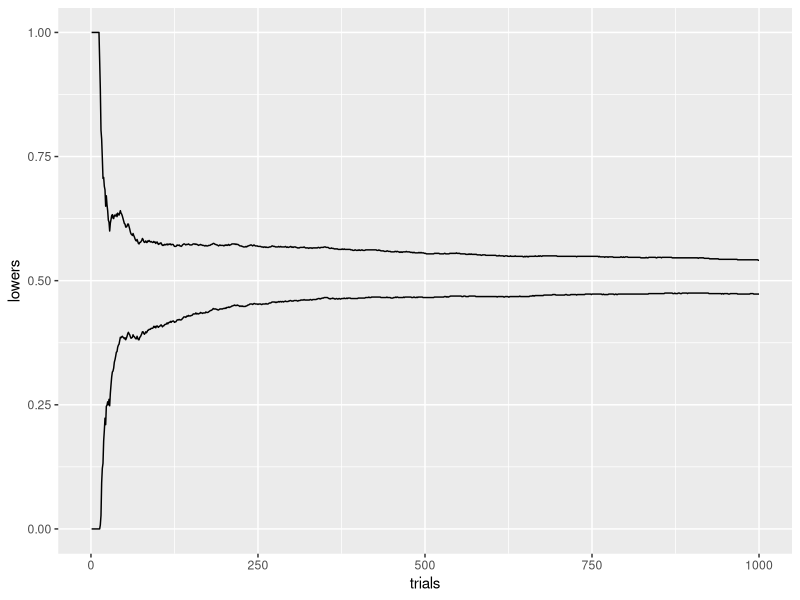
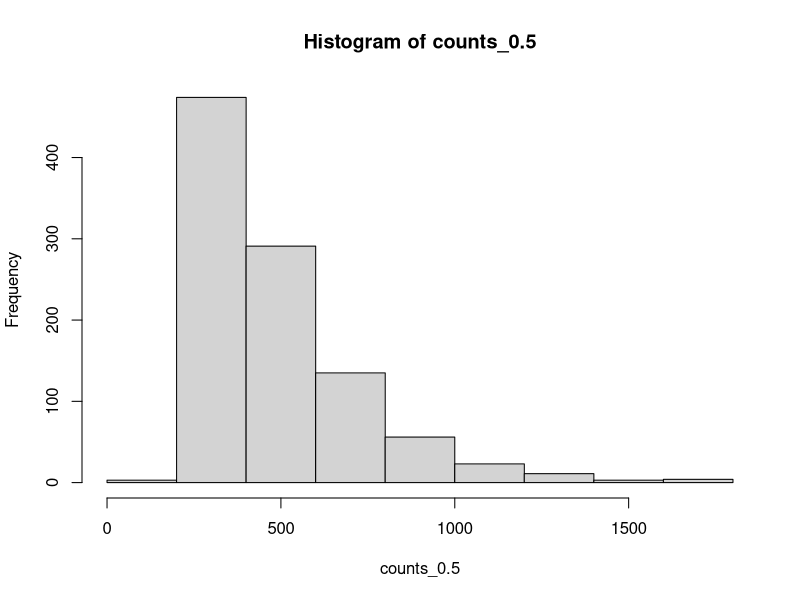
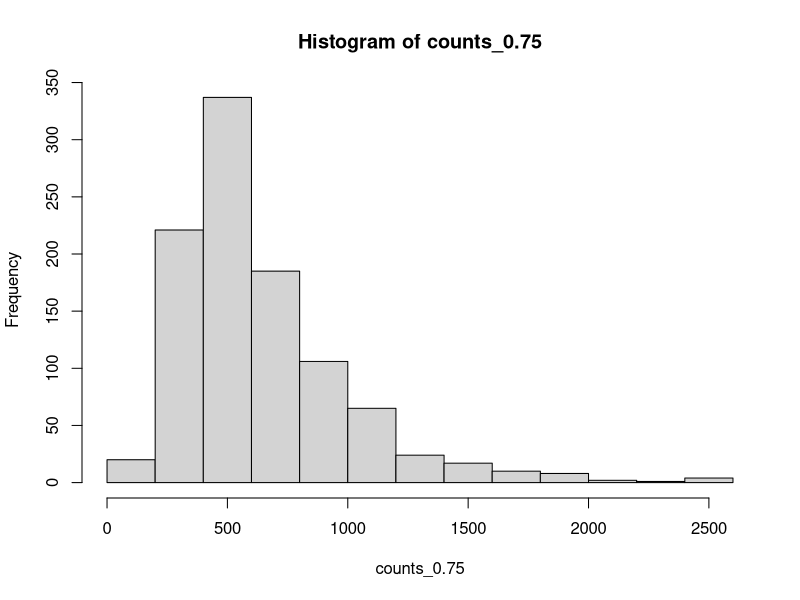
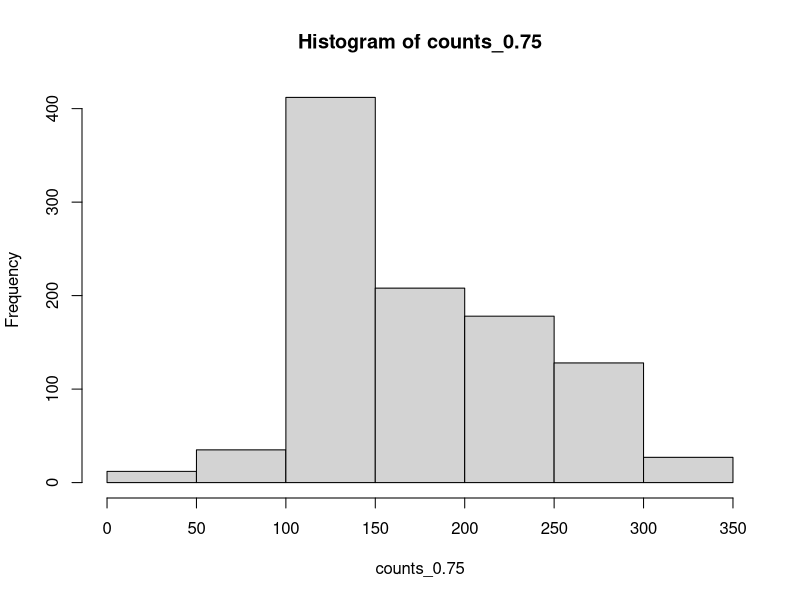

Source code (R) for these figures, in order: (Note: a time limit stopped this script after it produced the figures.)
## ---- chunk 1

library(ggplot2)

## ---- chunk 2

draw_x = function(bern = 1, p = 0.5, a = 1, b = 1) {
  if (bern) {
    return((runif(1) < p))
  } else {
    return(rbeta(1, a, b))
  }
}

sim_interval = function(bern = 1, N = 1000, p = 0.5, a = 1, b = 1, g = 10, alpha = 0.05, theta = 0.5, c = 0.5) {
  K_min = replicate(g+1, 1)
  K_max = replicate(g+1, 1)
  K_tot = replicate(g+1, 1)
  mu_hat = 0.5
  sigma_hat2 = 0.25
  lambda = 0
  ms = (c(1:(g+1)) - 1)/g
  uppers = c()
  lowers = c()
  for (i in c(1:N)) {
    x = draw_x(bern, p, a, b)
    mu_hat = mu_hat * i/(i+1) + x/(i+1)
    sigma_hat2 = sigma_hat2 * i / (i+1) + (x - mu_hat) ** 2 / (i+1)
    
    K_min = K_min * (1 - pmin(lambda, c/ms) * (x - ms))
    K_max = K_max * (1 + pmin(lambda, c/(1-ms)) * (x - ms))
    K_tot = pmax(theta * K_max, (1 - theta) * K_min)
    
    int = which((K_tot < 1/alpha))
    uppers = c(uppers, (max(int) - 1)/g)
    lowers = c(lowers, (min(int) - 1)/g)
    
    lambda = sqrt(2 * log(2/alpha) / (sigma_hat2 * i * log(i+1)))
  }
  return(data.frame(uppers, lowers))
}

## ---- chunk 3

sim = sim_interval(g = 1000, N = 1000, bern = 0, c = 0.75)
sim$trials = c(1:nrow(sim))

ggplot(data = sim, mapping = aes(x = trials)) + geom_line(aes(y = lowers)) + geom_line(aes(y = uppers))

## ---- chunk 4

sim_to_width = function(bern = 1, p = 0.5, a = 1, b = 1, g = 10, alpha = 0.05, theta = 0.5, c = 0.5, target = 0.1) {
  K_min = replicate(g+1, 1)
  K_max = replicate(g+1, 1)
  K_tot = replicate(g+1, 1)
  mu = bern * p + (1-bern) * a/(a+b)
  mu_hat = 0.5
  sigma_hat2 = 0.25
  lambda = 0
  ms = (c(1:(g+1)) - 1)/g
  upper = 1
  lower = 0
  i = 0
  while ((upper - lower) > target) {
    i = i + 1
    x = draw_x(bern, p, a, b)
    mu_hat = mu_hat * i/(i+1) + x/(i+1)
    sigma_hat2 = sigma_hat2 * i / (i+1) + (x - mu_hat) ** 2 / (i+1)
    
    K_min = K_min * (1 - pmin(lambda, c/ms) * (x - ms))
    K_max = K_max * (1 + pmin(lambda, c/(1-ms)) * (x - ms))
    K_tot = pmax(theta * K_max, (1 - theta) * K_min)
    
    int = which((K_tot < 1/alpha))
    upper = (max(int) - 1)/g
    lower = (min(int) - 1)/g
    
    
    lambda = sqrt(2 * log(2/alpha) / (sigma_hat2 * i * log(i+1)))
  }
  contain = (mu <= upper) & (mu >= lower)
  return(c(i, contain))
}

## ---- chunk 5

sim_to_fixed = function(bern = 1, p = 0.5, a = 1, b = 1, alpha = 0.05, theta = 0.5, c = 0.5, target = 0.1) {
  K_min = replicate(2, 1)
  K_max = replicate(2, 1)
  K_tot = replicate(2, 1)
  mu = bern * p + (1-bern) * a/(a+b)
  mu_hat = 0.5
  sigma_hat2 = 0.25
  lambda = 0
  ms = 0.5 + c(-1, 1) * target/2
  i = 0
  while (min(K_tot) <= 1/alpha) {
    i = i + 1
    x = draw_x(bern, p, a, b)
    mu_hat = mu_hat * i/(i+1) + x/(i+1)
    sigma_hat2 = sigma_hat2 * i / (i+1) + (x - mu_hat) ** 2 / (i+1)
    
    K_min = K_min * (1 - pmin(lambda, c/ms) * (x - ms))
    K_max = K_max * (1 + pmin(lambda, c/(1-ms)) * (x - ms))
    K_tot = pmax(theta * K_max, (1 - theta) * K_min)
    
    
    lambda = sqrt(2 * log(2/alpha) / (sigma_hat2 * i * log(i+1)))
    # in case we flame out
    if (min(K_tot) == 0) {
      return(Inf)
    }
  }
  return(i)
}

## ---- chunk 6

counts_0.5 = replicate(1000, sim_to_fixed(target = 0.2))

hist(counts_0.5)
mean(counts_0.5)
sd(counts_0.5)


## ---- chunk 7

counts_0.75 = replicate(1000, sim_to_fixed(c = 0.75, target = 0.2))

hist(counts_0.75)
mean(counts_0.75)
sd(counts_0.75)


## ---- chunk 8

counts2 = c()
num_contain = 0
for (i in c(1:1000)) {
  sim = sim_to_width(c = 0.75)
  num_contain = num_contain + sim[2]
  counts2 = c(counts2, sim[1])
}

print(num_contain / 1000)

counts_0.75 = counts2
hist(counts_0.75)
mean(counts_0.75)

## ---- chunk 9

num_iter = 1000

cs = seq(from = 0.1, to = 0.9, by = 0.01)

means = c()
sds = c()

for (c in cs) {
  counts_c = replicate(num_iter, sim_to_fixed(c = c, target = 0.2))
  means = c(means, mean(counts_c))
  sds = c(sds, sd(counts_c))
  print(c)
}

## ---- chunk 10

c_df = data.frame(cs, means, sds)

ggplot(data = c_df, aes(x = cs, y = means)) + geom_line() + geom_ribbon(aes(ymin = means - 2.576 * sds/sqrt(num_iter), ymax = means + 2.576 * sds/sqrt(num_iter)), alpha = 0.3)


## ---- chunk 11

counts_0.5_unif = replicate(1000, sim_to_fixed(bern = 0, target = 0.2))

hist(counts_0.5_unif)
mean(counts_0.5_unif)
sd(counts_0.5_unif)

counts_0.75_unif = replicate(1000, sim_to_fixed(bern = 0, target = 0.2, c = 0.75))

hist(counts_0.75_unif)
mean(counts_0.75_unif)
sd(counts_0.75_unif)


## ---- chunk 12

means_unif = c()
sds_unif = c()

for (c in cs) {
  counts_c = replicate(num_iter, sim_to_fixed(c = c, target = 0.2, bern = 0))
  means_unif = c(means_unif, mean(counts_c))
  sds_unif = c(sds_unif, sd(counts_c))
  print(c)
}

## ---- chunk 13

c_df_unif = data.frame(cs, means_unif, sds_unif)

ggplot(data = c_df_unif, aes(x = cs, y = means_unif)) + geom_line() + geom_ribbon(aes(ymin = means_unif - 2.576 * sds_unif/sqrt(num_iter), ymax = means_unif + 2.576 * sds_unif/sqrt(num_iter)), alpha = 0.3)


## ---- chunk 14

means_beta = c()
sds_beta = c()

for (c in cs) {
  counts_c = replicate(num_iter, sim_to_fixed(c = c, target = 0.2, bern = 0, a = 5, b = 5))
  means_beta = c(means_beta, mean(counts_c))
  sds_beta = c(sds_beta, sd(counts_c))
  print(c)
}

## ---- chunk 15

c_df_beta = data.frame(cs, means_beta, sds_beta)

ggplot(data = c_df_beta, aes(x = cs, y = means_beta)) + geom_line() + geom_ribbon(aes(ymin = means_beta - 2.576 * sds_beta/sqrt(num_iter), ymax = means_beta + 2.576 * sds_beta/sqrt(num_iter)), alpha = 0.3)


## ---- chunk 16

counts_1_beta = replicate(1000, sim_to_fixed(bern = 0, target = 0.2, c = 1, a = 5, b = 5))

hist(counts_1_beta)
mean(counts_1_beta)
sd(counts_1_beta)

## ---- chunk 17

means_beta2 = c()
sds_beta2 = c()

for (c in cs) {
  counts_c = replicate(num_iter, sim_to_fixed(c = c, target = 0.2, bern = 0, a = 2, b = 2))
  means_beta2 = c(means_beta2, mean(counts_c))
  sds_beta2 = c(sds_beta2, sd(counts_c))
  print(c)
}

## ---- chunk 18

c_df_beta2 = data.frame(cs, means_beta2, sds_beta2)

ggplot(data = c_df_beta2, aes(x = cs, y = means_beta2)) + geom_line() + geom_ribbon(aes(ymin = means_beta2 - 2.576 * sds_beta2/sqrt(num_iter), ymax = means_beta2 + 2.576 * sds_beta2/sqrt(num_iter)), alpha = 0.3)


## ---- chunk 19

df_total = data.frame(cs, means, sds, means_unif, sds_unif, means_beta, sds_beta, means_beta2, sds_beta2)

View(df_total)
colnames(df_total)[6] = 'means_beta5'
colnames(df_total)[7] = 'sds_beta5'

write.csv(df_total, 'stats_362_sims.csv')
